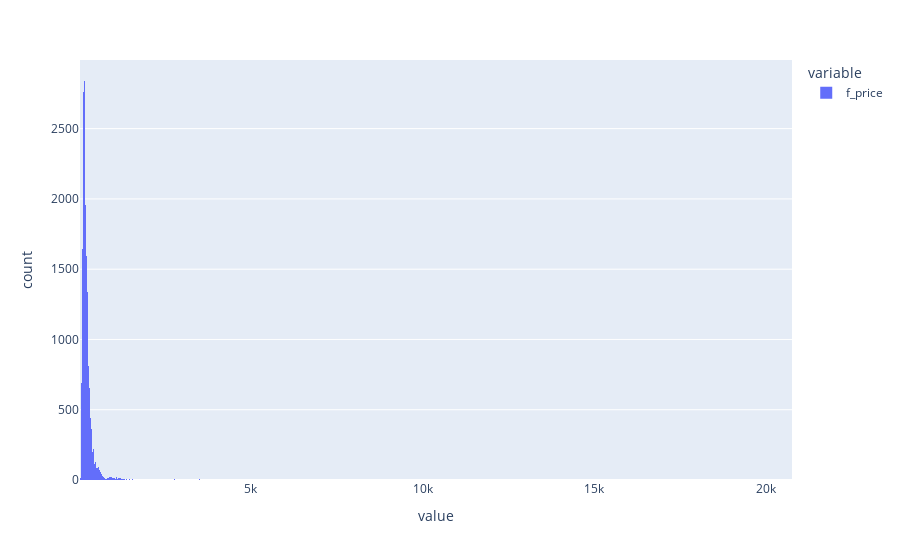

Here is the notebook cell this chart was saved with:
### Code cell
# check for outliers
px.histogram(df_train['f_price'])

### Figure 1 — Plotly figure (JSON) as saved in the notebook; plotly's stock layout.template omitted (floating-point values rounded to 4 significant figures; data arrays with more than 128 entries replaced by an {"elided": "..."} marker saying what was removed)
{"data": [{"alignmentgroup": "True", "bingroup": "x", "hovertemplate": "variable=f_price<br>value=%{x}<br>count=%{y}<extra></extra>", "legendgroup": "f_price", "marker": {"color": "#636efa", "pattern": {"shape": ""}}, "name": "f_price", "offsetgroup": "f_price", "orientation": "v", "showlegend": true, "type": "histogram", "x": {"elided": "24156 float values"}, "xaxis": "x", "yaxis": "y"}], "layout": {"barmode": "relative", "legend": {"title": {"text": "variable"}, "tracegroupgap": 0}, "margin": {"t": 60}, "xaxis": {"anchor": "y", "domain": [0, 1], "title": {"text": "value"}}, "yaxis": {"anchor": "x", "domain": [0, 1], "title": {"text": "count"}}}}
